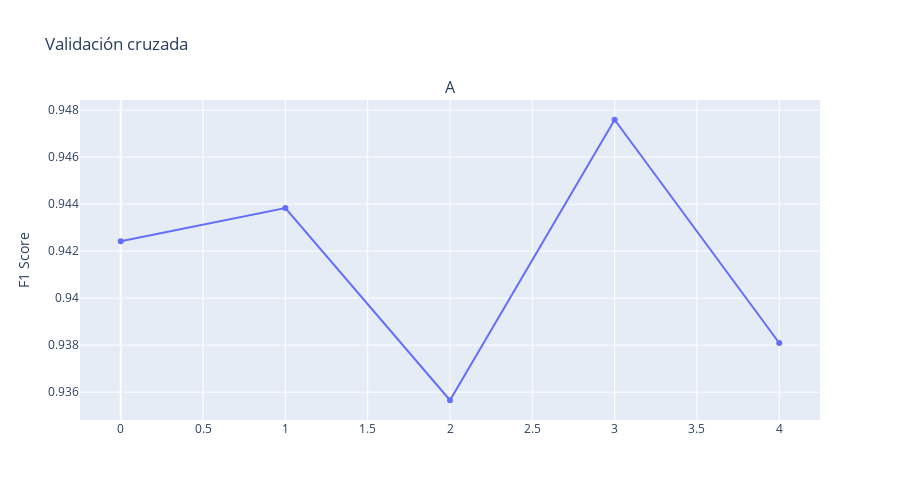

This figure's notebook cell:
### Code cell
x_train, x_test, y_train, y_test = train_test_split(x, y, test_size=0.2, random_state=42)

arbol_decision = Pipeline(steps=[ ('scale', StandardScaler()),  ('DT', DecisionTreeClassifier(random_state=42))])

f1_cross_val_scores = cross_val_score(arbol_decision,x_train,y_train,cv=5,scoring='f1')

fig = make_subplots(rows=1, cols=1,shared_xaxes=True,subplot_titles=('Arbol de decisión score'))
fig.add_trace(
    go.Scatter(x=list(range(0,len(f1_cross_val_scores))),y=f1_cross_val_scores,name='Arbol de decisión'),
    row=1, col=1
)

fig.update_layout(height=500, width=900, title_text="Validación cruzada")
fig.update_yaxes(title_text="F1 Score")
fig.show()

### Figure 1 — Plotly figure (JSON) as saved in the notebook; plotly's stock layout.template omitted (floating-point values rounded to 4 significant figures)
{"data": [{"name": "Arbol de decisión", "type": "scatter", "x": [0, 1, 2, 3, 4], "xaxis": "x", "y": [0.9424, 0.9438, 0.9357, 0.9476, 0.9381], "yaxis": "y"}], "layout": {"annotations": [{"font": {"size": 16}, "showarrow": false, "text": "A", "x": 0.5, "xanchor": "center", "xref": "paper", "y": 1, "yanchor": "bottom", "yref": "paper"}], "height": 500, "title": {"text": "Validación cruzada"}, "width": 900, "xaxis": {"anchor": "y", "domain": [0, 1]}, "yaxis": {"anchor": "x", "domain": [0, 1], "title": {"text": "F1 Score"}}}}
